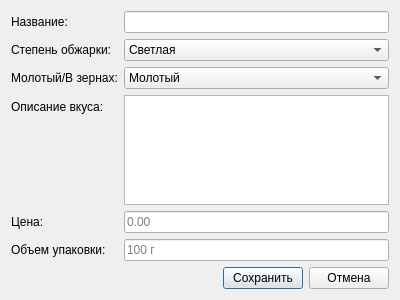
<?xml version="1.0" encoding="UTF-8"?>
<ui version="4.0">
 <class>AddEditCoffeeForm</class>
 <widget class="QDialog" name="AddEditCoffeeForm">
  <property name="geometry">
   <rect>
    <x>0</x>
    <y>0</y>
    <width>400</width>
    <height>300</height>
   </rect>
  </property>
  <property name="windowTitle">
   <string>Добавить/Редактировать Кофе</string>
  </property>
  <layout class="QVBoxLayout" name="verticalLayout">

    <item>
     <layout class="QFormLayout" name="formLayout">

      <item row="0" column="0">
       <widget class="QLabel" name="nameLabel">
        <property name="text">
         <string>Название:</string>
        </property>
       </widget>
      </item>
      <item row="0" column="1">
       <widget class="QLineEdit" name="nameLineEdit"/>
      </item>

      <item row="1" column="0">
       <widget class="QLabel" name="roastDegreeLabel">
        <property name="text">
         <string>Степень обжарки:</string>
        </property>
       </widget>
      </item>
      <item row="1" column="1">
       <widget class="QComboBox" name="roastDegreeComboBox">
        <item>
         <property name="text">
          <string>Светлая</string>
         </property>
        </item>
        <item>
         <property name="text">
          <string>Средняя</string>
         </property>
        </item>
        <item>
         <property name="text">
          <string>Темная</string>
         </property>
        </item>
       </widget>
      </item>

      <item row="2" column="0">
       <widget class="QLabel" name="groundBeansLabel">
        <property name="text">
         <string>Молотый/В зернах:</string>
        </property>
       </widget>
      </item>
      <item row="2" column="1">
       <widget class="QComboBox" name="groundBeansComboBox">
        <item>
         <property name="text">
          <string>Молотый</string>
         </property>
        </item>
        <item>
         <property name="text">
          <string>В зернах</string>
         </property>
        </item>
       </widget>
      </item>

      <item row="3" column="0">
       <widget class="QLabel" name="tasteDescriptionLabel">
        <property name="text">
         <string>Описание вкуса:</string>
        </property>
       </widget>
      </item>
      <item row="3" column="1">
       <widget class="QTextEdit" name="tasteDescriptionTextEdit"/>
      </item>

      <item row="4" column="0">
       <widget class="QLabel" name="priceLabel">
        <property name="text">
         <string>Цена:</string>
        </property>
       </widget>
      </item>
      <item row="4" column="1">
       <widget class="QLineEdit" name="priceLineEdit">
        <property name="placeholderText">
         <string>0.00</string>
        </property>
       </widget>
      </item>

      <item row="5" column="0">
       <widget class="QLabel" name="packageSizeLabel">
        <property name="text">
         <string>Объем упаковки:</string>
        </property>
       </widget>
      </item>
      <item row="5" column="1">
       <widget class="QLineEdit" name="packageSizeLineEdit">
        <property name="placeholderText">
         <string>100 г</string>
        </property>
       </widget>
      </item>

     </layout>
    </item>

    <item>
     <layout class="QHBoxLayout" name="buttonLayout">
      <item>
       <spacer name="horizontalSpacer">
        <property name="orientation">
         <enum>Qt::Horizontal</enum>
        </property>
        <property name="sizeType">
         <enum>QSizePolicy::Expanding</enum>
        </property>
        <property name="sizeHint" stdset="0">
         <size>
          <width>40</width>
          <height>20</height>
         </size>
        </property>
       </spacer>
      </item>

      <item>
       <widget class="QPushButton" name="saveButton">
        <property name="text">
         <string>Сохранить</string>
        </property>
       </widget>
      </item>

      <item>
       <widget class="QPushButton" name="cancelButton">
        <property name="text">
         <string>Отмена</string>
        </property>
       </widget>
      </item>

     </layout>
    </item>

  </layout>
 </widget>
 <resources/>
 <connections/>
</ui>
